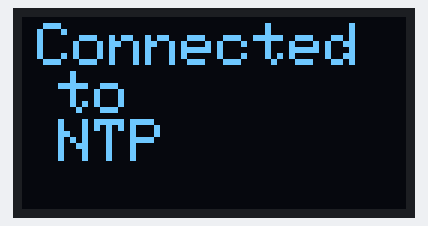
Simulated run of this sketch. Board: ESP8266 (NodeMCU). On the bench: 128×64 one-colour display. WiFi joins after 1.5 s; servers stay silent unless stated; network time is answered at once with the bench clock; the local clock reads 2024-03-15 10:24:30 at power-on unless the sketch sets it; what the sketch prints to the serial monitor is not drawn.

Above: at 1.6 s.
At 4.82 s:
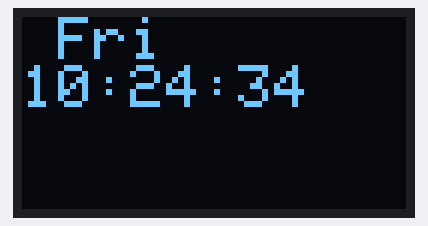
At 12.1 s:
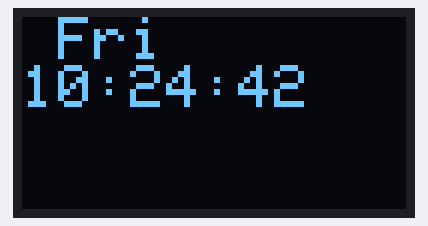
At 20.1 s:
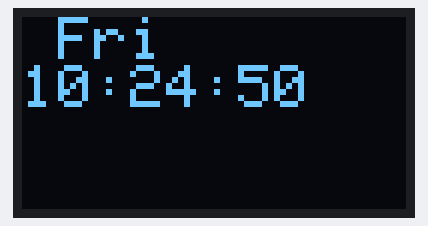
At 27.1 s:
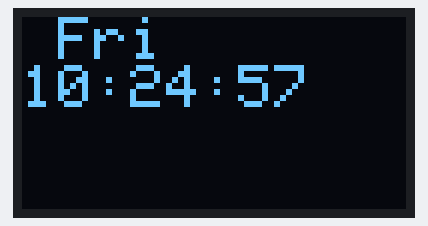
At 35.1 s:
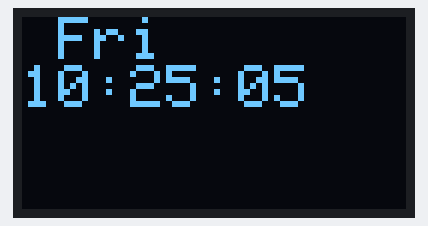

The sketch:

clock.ino
```cpp
#include "NTPClient.h"
#include "ESP8266WiFi.h"
#include "WiFiUdp.h"
#include "SPI.h"
#include "Adafruit_GFX.h"
#include "Adafruit_SSD1306.h"

#define SCREEN_WIDTH 128 // OLED display width, in pixels
#define SCREEN_HEIGHT 64 // OLED display height, in pixels
#define OLED_RESET -1

Adafruit_SSD1306 display(SCREEN_WIDTH, SCREEN_HEIGHT, &Wire, OLED_RESET);

const char *ssid = "";
const char *password = "";

WiFiUDP ntpUDP;

// Local time ofset 7200
NTPClient timeClient(ntpUDP, "europe.pool.ntp.org", 7200, 60000);

String arr_days[]={"Sun","Mon","Tue","Wed","Thu","Fri","Sat"};
String date_time;

void setup()

{

Serial.begin(115200);
WiFi.begin(ssid, password);
while ( WiFi.status() != WL_CONNECTED )

{

delay ( 500 );
Serial.print ( "." );

}

if(!display.begin(SSD1306_SWITCHCAPVCC,0x3C))

{

Serial.println(F("SSD1306 allocation failed"));
for(;;); // Don't proceed, loop forever

}

display.clearDisplay();
display.setTextSize(2); // Draw 2X-scale text
display.setTextColor(WHITE);
display.setCursor(5, 2);
display.println("Connected");
display.println(" to");
display.println(" NTP");
display.display();
delay(3000);

timeClient.begin();

}

void loop()

{

timeClient.update();
display.clearDisplay();
Serial.println(timeClient.getFormattedTime());
display.setTextSize(2); // Change text size
display.setTextColor(WHITE);
display.setCursor(0, 0);

int hh = timeClient.getHours();
int mm = timeClient.getMinutes();
int ss = timeClient.getSeconds();
int day = timeClient.getDay();
String present_day = ("'"+arr_days[day]+"'");
present_day.replace( "'" , " " );

display.println(present_day);
date_time = timeClient.getFormattedTime();

int index_date = date_time.indexOf("T");

String date = date_time.substring(0, index_date);

Serial.println(date);
display.println(date);
display.display();

}
```

Measured:
- what the display in image 0 shows lasts 3.0 s, from 1.6 s to 4.6 s
- what the display in image 1 shows lasts 0.4 s, from 4.6 s to 5.0 s
- what the display in image 2 shows lasts 1.0 s, from 12.0 s to 13.0 s
